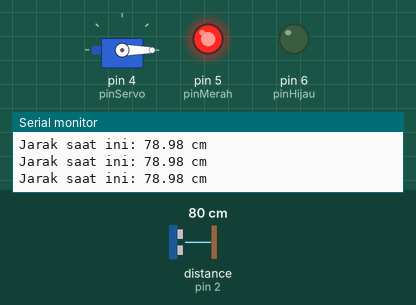
A sketch run on a simulated Arduino Uno, built with avr-gcc and run on an emulated ATmega328P. Shown: servo, output pins drawn as LEDs (lit = HIGH), the last lines printed to the serial monitor. Wiring (inferred from the names in the program): ultrasonic range finder: trigger pin 3; echo pin 2. The test bench sets the inputs (shaded band); at power-on: distance to the obstacle (sensor on pin 2) 80 cm. The echo pulse lasts 58.3 µs per cm; pins used as bus, display or sensor lines are not drawn.

Above: at 1.2 s.
1.3 s: distance to the obstacle (sensor on pin 2) set to 56 cm
2.8 s: distance to the obstacle (sensor on pin 2) set to 47 cm
At 4.1 s:
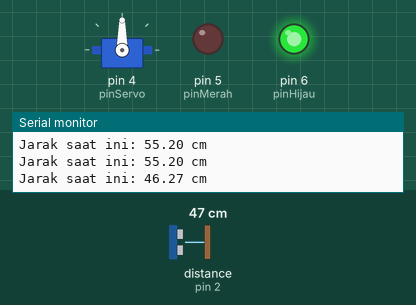
4.6 s: distance to the obstacle (sensor on pin 2) set to 60 cm
At 5.8 s:
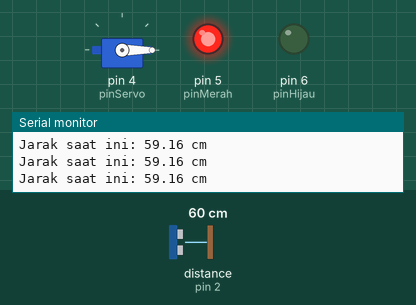
6.1 s: distance to the obstacle (sensor on pin 2) set to 2 cm
At 6.7 s:
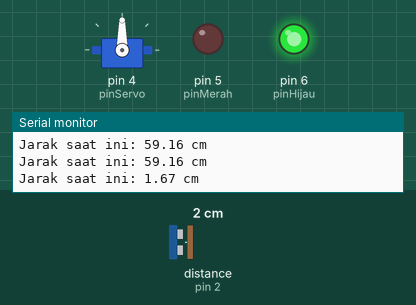
Timing chart, 0 to 8.9 s (numbered marks = the images above; inputs shaded):
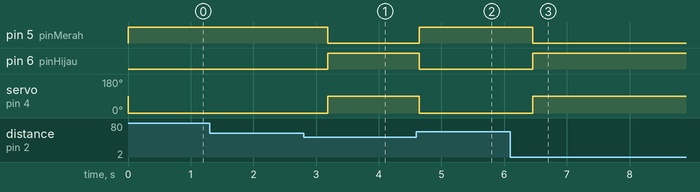

Measured:
- the behaviour switches between 51 and 50 cm on distance to the obstacle (sensor on pin 2) (found by bisection; images 0 and 1)
- after the input at 2.8 s, pin 5 (pinMerah): HIGH → LOW after 0.39 s; pin 6 (pinHijau): LOW → HIGH after 0.39 s; servo on pin 4 (pinServo): 0° → 90° after 0.39 s
- after the input at 4.6 s, pin 5 (pinMerah): LOW → HIGH at once; pin 6 (pinHijau): HIGH → LOW at once; servo on pin 4 (pinServo): 90° → 0° at once
- after the input at 6.1 s, pin 5 (pinMerah): HIGH → LOW after 0.36 s; pin 6 (pinHijau): LOW → HIGH after 0.36 s; servo on pin 4 (pinServo): 0° → 90° after 0.36 s

The sketch:

sketch.ino
```cpp
// Memasukkan pustaka untuk mengendalikan motor servo
#include <Servo.h>

// Mendefinisikan jarak maksimal (meskipun tidak dipakai di kode bawah)
#define JARAK_MAKSIMAL 500

// Membuat objek servo bernama 'motorServo'
Servo motorServo;

// Mendeklarasikan pin-pin yang digunakan
int pinEcho = 2;      // Pin penerima (Echo) dari sensor ultrasonik
int pinTrigger = 3;   // Pin pemancar (Trigger) dari sensor ultrasonik
int pinServo = 4;     // Pin untuk mengendalikan motor servo
int pinMerah = 5;     // Pin untuk lampu LED Merah
int pinHijau = 6;     // Pin untuk lampu LED Hijau

// Variabel desimal untuk menyimpan waktu pantulan dan hasil jarak
float waktu, jarak;

void setup()
{
  // Memulai komunikasi serial agar hasil jarak bisa dilihat di layar komputer
  Serial.begin(9600);

  // Mengatur tugas masing-masing pin (Sebagai Keluaran/OUTPUT atau Masukan/INPUT)
  pinMode(pinTrigger, OUTPUT);
  pinMode(pinEcho,    INPUT);
  pinMode(pinHijau,   OUTPUT);
  pinMode(pinMerah,   OUTPUT);

  // Menghubungkan objek motorServo ke pin 4
  motorServo.attach(pinServo);
}

void loop()
{
  // --- PROSES SENSOR MEMANCARKAN GELOMBANG SUARA ---
  digitalWrite(pinTrigger, LOW);  // Memastikan pin pemancar mati sejenak
  delayMicroseconds(2);           // Jeda 2 mikrodetik
  digitalWrite(pinTrigger, HIGH); // Menyalakan pemancar gelombang suara
  delayMicroseconds(10);          // Pancarkan selama 10 mikrodetik
  digitalWrite(pinTrigger, LOW);  // Matikan pemancar

  // --- PROSES MENGHITUNG JARAK ---
  // Menghitung berapa lama waktu yang dibutuhkan hingga suara memantul kembali
  waktu = pulseIn(pinEcho, HIGH);

  // Rumus jarak: (waktu x kecepatan suara di udara) dibagi 2 (karena suara bolak-balik)
  jarak = (waktu * 0.034) / 2;

  // Menampilkan tulisan dan angka jarak ke layar komputer (Serial Monitor)
  Serial.print("Jarak saat ini: ");
  Serial.print(jarak);
  Serial.println(" cm");

  // --- LOGIKA AKSI BERDASARKAN JARAK ---
  if (jarak <= 50) // JIKA benda berada di jarak 30 cm atau lebih dekat
  {
    digitalWrite(pinMerah, LOW);   // Matikan LED Merah
    digitalWrite(pinHijau, HIGH);  // Nyalakan LED Hijau
    motorServo.write(90);          // Gerakkan servo ke 90 derajat (Pintu Terbuka)
    delay(1000);                   // Tahan posisi terbuka selama 1 detik
  }
  else // SELAIN ITU (Jika tidak ada benda / benda sangat jauh)
  {
    digitalWrite(pinMerah, HIGH);  // Nyalakan LED Merah
    digitalWrite(pinHijau, LOW);   // Matikan LED Hijau
    motorServo.write(0);           // Gerakkan servo kembali ke 0 derajat (Pintu Tertutup)
  }

  // Jeda 0,45 detik sebelum sensor mengulang pembacaan dari awal
  delay(450);
}
```
